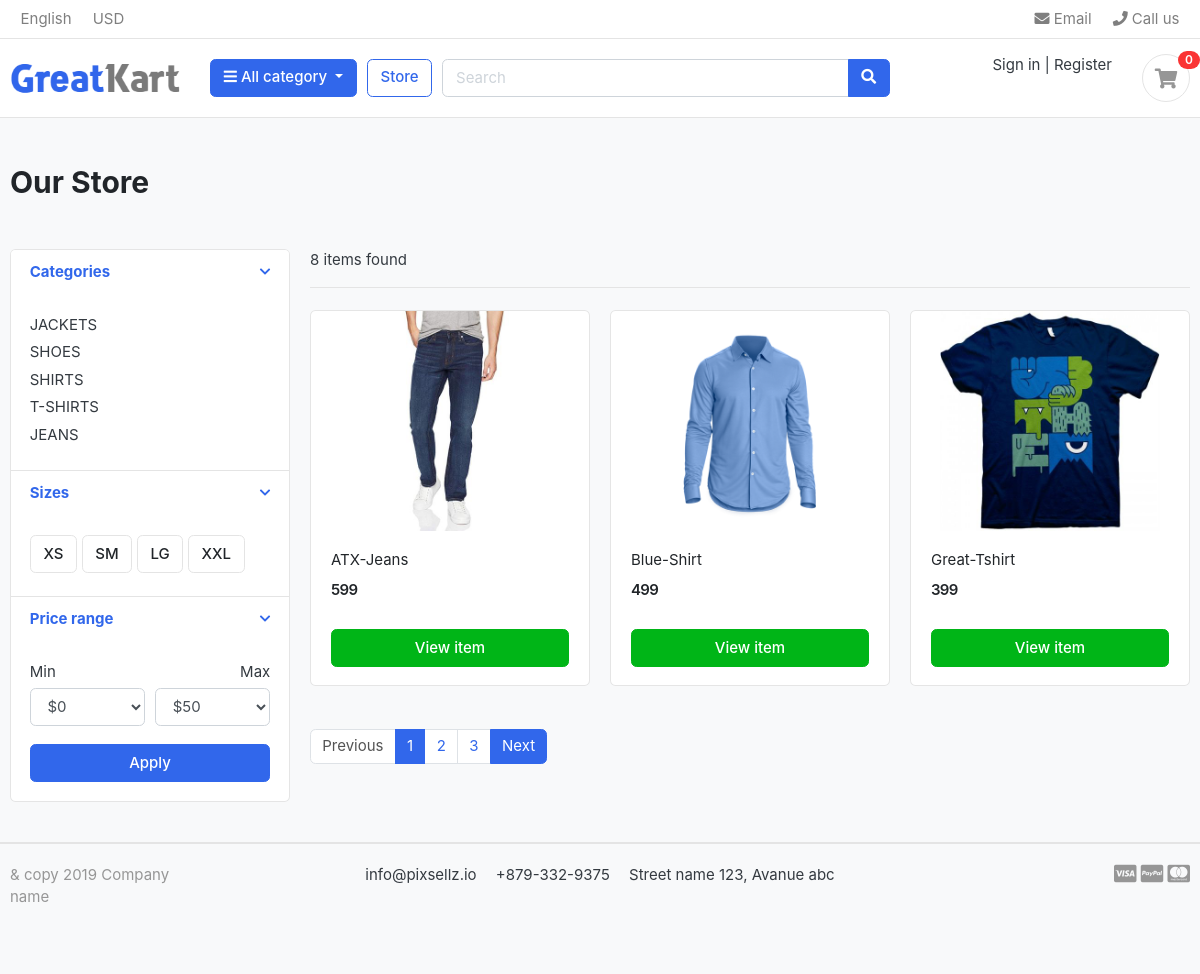
/store/, run on the app's committed database.
### category/models.py (models this page shows, shortened)
class Category(models.Model):
    category_name=models.CharField( max_length=50)
    slug=models.SlugField()
    disc=models.TextField()
    cat_image=models.ImageField(upload_to='photos/category')
    class Meta:
        verbose_name = 'category'
        verbose_name_plural = 'categories'
    def get_url(self):
        return reverse('product_by_category', args=[self.slug])

### store/models.py (models this page shows, shortened)
class Product(models.Model):
    product_name=models.CharField(max_length=50)
    slug=models.SlugField()
    price=models.IntegerField()
    category=models.ForeignKey(Category,on_delete=models.CASCADE)
    stock=models.IntegerField()
    disc=models.TextField()
    image=models.ImageField(upload_to='photos/product')
    is_available = models.BooleanField(default = True)
    created_date = models.DateTimeField(auto_now_add = True)
    modified_date = models.DateTimeField(auto_now = True)
    def get_url(self):
        return reverse('product_detail',args=[self.category.slug,self.slug])

### store/views.py (the view)
# urls.py: path('store/',include('store.urls')),
def store(request,category_slug=None):
    if category_slug!=None:
        categories=Category.objects.get(slug=category_slug)
        products=Product.objects.filter(category=categories)
        paginator=Paginator(products,3)
        page=request.GET.get('page')
        paged_products=paginator.get_page(page)
        product_count=products.count()
    else:
        products=Product.objects.filter(is_available=True)
        paginator=Paginator(products,3)
        page=request.GET.get('page')
        paged_products=paginator.get_page(page)
        product_count=products.count()
    context={
        "products":paged_products,
        'product_count':product_count,
    }
    return render (request,'store/store.html',context)

### cart/context_processor.py (called while the page is built)
def counter(request):
    if "admin" in request.path:
        return{}
    else:
        cart_count=0
        try:
            cart=Cart.objects.filter(cart_id=_cart_id(request))
            cart_items=Cart_item.objects.all().filter(cart=cart[:1])
            for cart_item in cart_items:
                cart_count=cart_count + cart_item.quantity
        except Cart.DoesNotExist:
            cart_count=0
    return dict(cart_count=cart_count)

### cart/views.py (called while the page is built)
def _cart_id(request):
    cart=request.session.session_key
    if not cart:
        cart=request.session.create()
    return cart

### category/context_processors.py (called while the page is built)
def menu_links(request):
    link=Category.objects.all()
    return dict(links=link)

### templates/store/store.html (shortened to what this page needs)
{% extends "base.html" %}
{% load static %}
{% block content %}
<section class="section-pagetop bg">
    <section>
        <div class="container">
            <h2 class="title-page">Our Store</h2>
        </div>
    <section class="section-content padding-y">
    <div class="container">
    <div class="row">
        <aside class="col-md-3">
    <div class="card">
        <article class="filter-group">
            <header class="card-header">
                <a href="#" data-toggle="collapse" data-target="#collapse_1" aria-expanded="true" class="">
                    <li class="icon-control fa fa-chevron-down"> </li>
                    <h6 class="title">Categories</h6>
                </a>
            </header>
            <div class="filter-content collapse show" id="collapse_1" style="">
                <div class="card-body">
                    {% for category in links %}
                    <ul class="list-menu">
                    <li><a href="{{category.get_url}}">{{category.category_name}}</a></li>
                    </ul>
                    {% endfor %}
                </div>
            </div>
        </article>
        <article class="filter-group">
            <header class="card-header">
                <a href="#" data-toggle="collapse" data-target="#collapse_4" aria-expanded="true" class="">
                    <i class="icon-control fa fa-chevron-down"></i>
                    <h6 class="title">Sizes </h6>
                </a>
            </header>
            <div class="filter-content collapse show" id="collapse_4" style="">
                <div class="card-body">
                  <label class="checkbox-btn">
                    <span class="btn btn-light"> XS </span>
                  </label>
                  <label class="checkbox-btn">
                    <span class="btn btn-light"> SM </span>
                  </label>
                  <label class="checkbox-btn">
                    <span class="btn btn-light"> LG </span>
                  </label>
                  <label class="checkbox-btn">
                    <span class="btn btn-light"> XXL </span>
                  </label>
            </div>
            </div>
        </article>
        <article class="filter-group">
            <header class="card-header">
                <a href="#" data-toggle="collapse" data-target="#collapse_3" aria-expanded="true" class="">
                    <i class="icon-control fa fa-chevron-down"></i>
                    <h6 class="title">Price range </h6>
                </a>
            </header>
            <div class="filter-content collapse show" id="collapse_3" style="">
                <div class="card-body">
                    <div class="form-row">
                    <div class="form-group col-md-6">
                      <label>Min</label>
                          <select class="mr-2 form-control">
                            <option value="0">$0</option>
                        </select>
                    </div>
                    <div class="form-group text-right col-md-6">
                      <label>Max</label>
                          <select class="mr-2 form-control">
                            <option value="50">$50</option>
                        </select>
                    </div>
                    </div>
                    <button class="btn btn-block btn-primary">Apply</button>
                </div>
            </div>
        </article>
    </div>
        </aside>
        <main class="col-md-9">
    <header class="border-bottom mb-4 pb-3">
            <div class="form-inline">
                <span class="mr-md-auto">{{product_count}} items found</span>
            </div>
    </header>
    <div class="row">
        {% if products %}
        {% for product in products %}
        <div class="col-md-4">
            <figure class="card card-product-grid">
                <div class="img-wrap">
                    <a href="{{product.get_url}}"> <img src="{{product.image.url}}"></a>
                </div>
                <figcaption class="info-wrap">
                    <div class="fix-height">
                        <a href="{{product.get_url}}" class="title">{{product.product_name}}</a>
                        <div class="price-wrap mt-2">
                            <span class="price">{{product.price}}</span>
                        </div>
                    </div>
                    <a href="{{product.get_url}}" class="btn btn-block btn-success">View item </a>
                </figcaption>
            </figure>
        </div>
        {% endfor %}
        {% else %}
        <h1> search not found </h1>
        {% endif %}
    </div>
    <nav class="mt-4" aria-label="Page navigation sample">
        {% if products.has_other_pages %}
        <ul class="pagination">
            {% if products.has_previous %}
            <li class="page-item active"><a class="page-link" href="?page={{products.previous_page_number}}">Previous</a></li>
            {% else %}
            <li class="page-item disabled"><a class="page-link" href="#">Previous</a></li>
            {% endif %}
            {% for i in products.paginator.page_range %}
            {% if products.number == i %}
            <li class="page-item active"><a class="page-link" href="#">{{i}}</a></li>
            {% else %}
            <li class="page-item"><a class="page-link" href="?page={{i}}">{{i}}</a></li>
            {% endif %}
            {% endfor %}
            {% if products.has_next %}
            <li class="page-item active"><a class="page-link"
                    href="?page={{products.next_page_number}}">Next</a></li>
            {% else %}
            <li class="page-item disabled"><a class="page-link" href="#">Next</a></li>
            {% endif %}
        </ul>
        {% endif %}
    </nav>
        </main>
    </div>
    </div>
    </section>
{% endblock content %}

### static/css/ui.css (style rules this page uses)
html { font-family: "Inter", sans-serif; font-size: 15px; }
.img-wrap { text-align: center; display: block; }
.img-wrap img { max-width: 100%; }
.price-wrap { letter-spacing: -0.7px; }
.padding-y { padding-top: 40px; padding-bottom: 40px; }
figure { margin-bottom: 0; }
article:after, .form-group:after { display: block; clear: both; content: ""; }
.bg { background-color: #f8f9fa; }
.title-page { color: #212529; }
.btn-light { background-color: #fff; border-color: #e4e4e4; }
[class*=list-] li:after { visibility: hidden; display: block; content: ""; overflow: hidden; height: 0; clear: both; }
.list-menu { list-style: none; margin: 0; padding-left: 0; }
.list-menu li { margin-bottom: 5px; }
.list-menu a { color: #343a40; }
[class*=card-product] a.title { color: #212529; display: block; }
[class*=card-product] .img-wrap { overflow: hidden; position: relative; }
[class*=card-product] .img-wrap img { height: 100%; max-width: 100%; width: auto; display: inline-block; -o-object-fit: cover; object-fit: cover; }
.card-product-grid { margin-bottom: 20px; }
.card-product-grid .img-wrap { border-radius: 0.2rem 0.2rem 0 0; height: 220px; }
.card-product-grid .info-wrap { overflow: hidden; padding: 18px 20px; }
.card-product-grid .fix-height { height: 80px; overflow: hidden; }
.card .img-wrap { overflow: hidden; }
.price { font-weight: 600; color: #212529; }
.icon-control { margin-top: 5px; float: right; font-size: 80%; }
.card-header .title { margin-bottom: 0; line-height: 1.5; }
.filter-group { border-bottom: 1px solid #e4e4e4; }
.filter-group .card-header { border-bottom: 0; }
.filter-group:last-child { border-bottom: 0; }
.checkbox-btn { position: relative; }
.section-pagetop { padding: 45px 0; }

### data on the page
Category: category_name "JACKETS"
Category: category_name "SHOES"
Category: category_name "SHIRTS"
Category: category_name "T-SHIRTS"
Category: category_name "JEANS"
Product: image (picture), product_name "ATX-Jeans", price "599"
Product: image (picture), product_name "Blue-Shirt", price "499"
Product: image (picture), product_name "Great-Tshirt", price "399"

### other printed values
{{ cart_count }} "0"
{{ product_count }} "8"
{{ i }} "1"
{{ i }} "2" "3"
